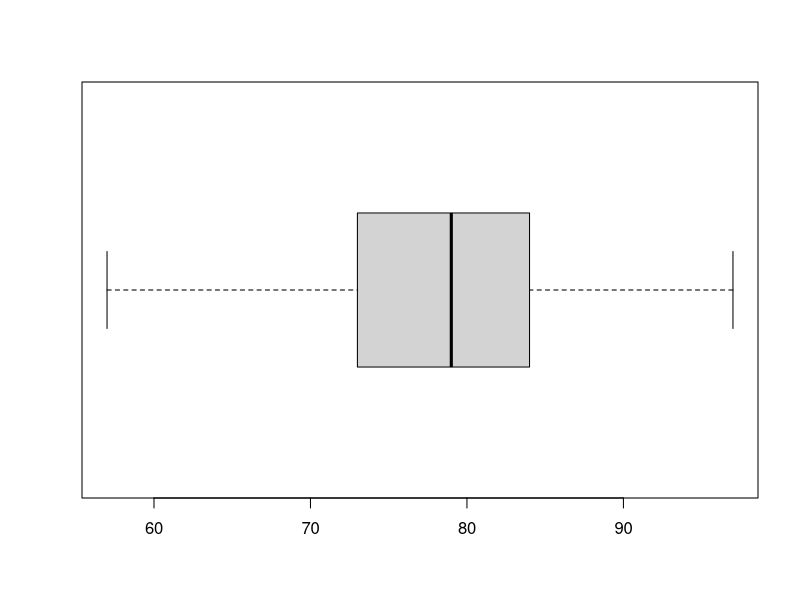
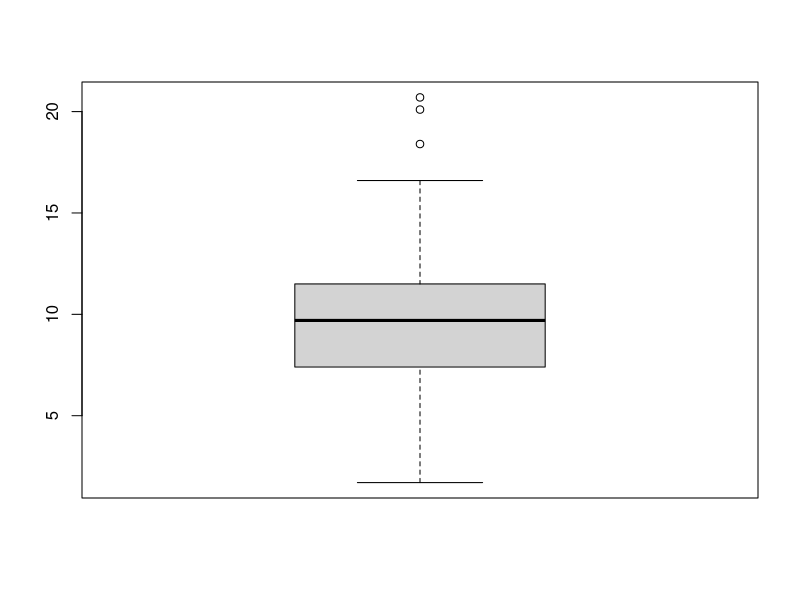
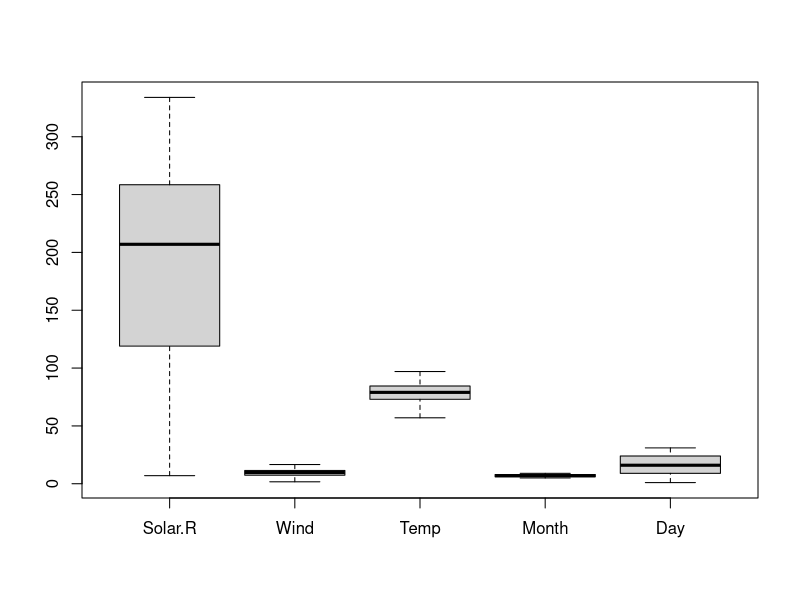
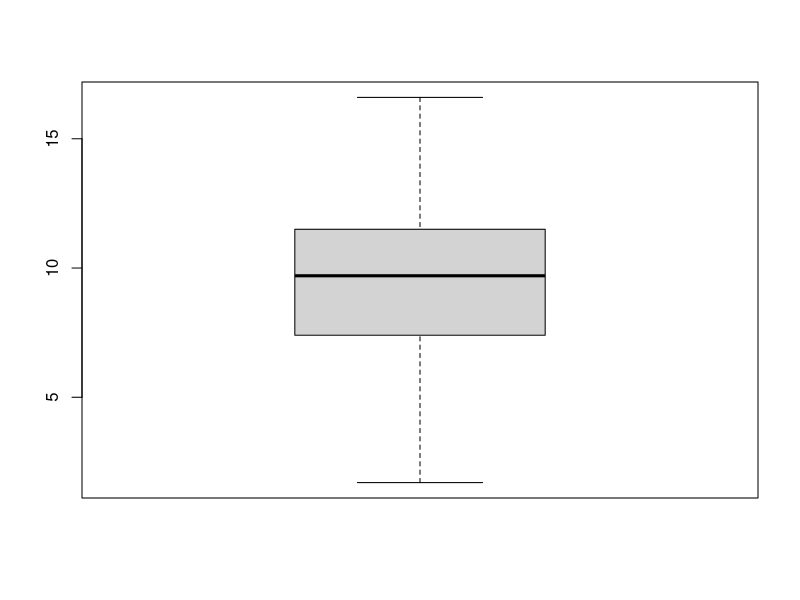

Write R code to recreate these figures, in order. (Note: this script raises an error after producing the figures.)
# one of big issue in data is
# 1. NA
# 2. Nan
# is.na() checks whether the variable have missing number or not. its checks every observation
# any(is.na()) checks entire table output is true and false
# colSums(is.na()) checks how much missing in col
# sum(is.na()) checks enitre table's missing
# not missing checks sum(!is.na())
# na.omit() its remove the missing number 
# sum(is.na(sf$solar.R)) is check the particular column missing
# nrow() tells how much rows are present
# df <- df[, colSums((is.na(df)))<10] checks where the data is missing less than 10
# impute is when number is missing its analys whole data then filled the particular observation
# there are two type of imputation
# 1. mean imputation
# 2. median imputation
# if the data is missing we can't calculate mean median and standard deviation
# we have to ignore the missing values by using !(not)  operator 
# we can check mean imputation by finding out SD


#CODING
 
df <- airquality  # load to ram
str(df)   # show structure
is.na(df) # checks every entire row
any(is.na(df)) # check whether the row and column is missing or not
sum(is.na(df)) # sum all the missing values in entire table
colSums(is.na(df)) #its sum all the missing value in a particular column
colSums(!is.na(df)) #it sum all the values and ignores missing value

colSums(df)

df[,7] <- c(NA)  

df[154,] <- c(NA) 

any(is.na(df)) 

is.na(df)
getOption("max.print")


# how many total NA's are there 
sum(is.na(df))

# removing column number 7 because it is full of NA's 
df <- df[,-7] 

str(df) 

df <- df[-154,] 
str(df) 

any(is.na(df))

# now we check in which column we have how many na's 
sum(is.na(df$Solar.R))

# we can use na.omit function to remove all missing cases 

df.clean <- na.omit(df)

str(df.clean)

df.clean2 <- na.omit(df[,-1]) 
nrow(df.clean2)
ncol(df.clean2)


# we can implement a rule of keeping all columns in which na are less than 10 
df.clean3 <- df[, colSums(is.na(df))<10] 
nrow(df.clean3)

# if we are computing mean, median and standard deviation of variable having missin number  
# then the result will also be NA 
mean(airquality$Solar.R) 
median(airquality$Solar.R) 
sd(airquality$Solar.R)

# All three results are NA's 
mean(!is.na(airquality$Solar.R)) 
sd(!is.na(airquality$Solar.R))

## IMPUTATION BY MEAN AND MEDIAN 
# instead of deleting missing rows we can impute them by mean or by median 
df.meanImputed <- df 
df.medianImputed <- df  

df.meanImputed$Solar.R[is.na(df.meanImputed$Solar.R)] <-  mean(!is.na(df.meanImputed$Solar.R))
str(df.meanImputed$Solar.R)

df.medianImputed$Solar.R[is.na(df.medianImputed$Solar.R)] <-  median(!is.na(df.medianImputed$Solar.R)) 

str(df.medianImputed$Solar.R)

# OUTLIERS
# 1. Univaribale
# 2. Bivariable

# Removing outliers from the data 
str(df.clean2) 
boxplot(df.clean2$Temp , horizontal = TRUE)  
#left dotted line shows LEFT WHISKER
# Right dotted line shows RIGHT WHISKER 
# No outlier in Temp variable 
boxplot(df.clean2$Wind) 
# There are three outliers in the Wind variable 
summary(df.clean2$Wind) 
# 1st quartile => Q1
# Median => Q2
# Mean => x bar
# 3rd => 3rd Quartile
# IQR = Q3 - Q1 => 4.1
# Upper fence = Q3 + IQR * 1.5 => 17.65
# Lower fence = Q1 - IQR * 1.5 => 1.25
Q1=quantile(df.clean2$Wind,0.25)
Q3=quantile(df.clean2$Wind,0.75)
IQR_wind=Q3-Q1 
upFenceWind <- Q3 + 1.5 * IQR_wind

df.clean4 <- subset(df.clean2,Wind<=upFenceWind)

boxplot(df.clean4)
# box plot of clean4 shows no outlier in any of the variable
boxplot(df.clean4$Wind)
# no other variable have outliers
str(df.clean4)

# checking for duplicates
str(df.clean4)
str(unique(df.clean4))
# we duplicate the 130 row at the 145 position
df.clean4[145,]<- df.clean4[130,]
str(df.clean4)
df.clean4[c(130,145),]
df.clean4[c(144,130),]

str(df.clean4Distinct)
